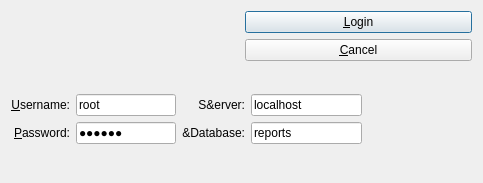
<?xml version="1.0" encoding="UTF-8"?>
<ui version="4.0">
 <class>MuseleLogin</class>
 <widget class="QDialog" name="MuseleLogin">
  <property name="geometry">
   <rect>
    <x>0</x>
    <y>0</y>
    <width>483</width>
    <height>183</height>
   </rect>
  </property>
  <property name="windowTitle">
   <string>Dialog</string>
  </property>
  <layout class="QVBoxLayout" name="verticalLayout_2">
   <item>
    <layout class="QHBoxLayout" name="horizontalLayout">
     <item>
      <widget class="QLabel" name="label">
       <property name="text">
        <string/>
       </property>
       <property name="pixmap">
        <pixmap>:/images/images/openrpt.png</pixmap>
       </property>
      </widget>
     </item>
     <item>
      <layout class="QVBoxLayout" name="verticalLayout">
       <item>
        <widget class="QPushButton" name="_login">
         <property name="text">
          <string>&amp;Login</string>
         </property>
         <property name="autoDefault">
          <bool>true</bool>
         </property>
         <property name="default">
          <bool>true</bool>
         </property>
        </widget>
       </item>
       <item>
        <widget class="QPushButton" name="_close">
         <property name="text">
          <string>&amp;Cancel</string>
         </property>
        </widget>
       </item>
       <item>
        <spacer name="verticalSpacer_2">
         <property name="orientation">
          <enum>Qt::Vertical</enum>
         </property>
         <property name="sizeHint" stdset="0">
          <size>
           <width>20</width>
           <height>40</height>
          </size>
         </property>
        </spacer>
       </item>
      </layout>
     </item>
    </layout>
   </item>
   <item>
    <layout class="QGridLayout" name="gridLayout">
     <item row="0" column="0">
      <widget class="QLabel" name="_usernameLit">
       <property name="text">
        <string>&amp;Username:</string>
       </property>
       <property name="alignment">
        <set>Qt::AlignRight|Qt::AlignTrailing|Qt::AlignVCenter</set>
       </property>
       <property name="buddy">
        <cstring>_username</cstring>
       </property>
      </widget>
     </item>
     <item row="0" column="1">
      <widget class="QLineEdit" name="_username">
       <property name="enabled">
        <bool>true</bool>
       </property>
       <property name="sizePolicy">
        <sizepolicy hsizetype="Expanding" vsizetype="Ignored">
         <horstretch>2</horstretch>
         <verstretch>0</verstretch>
        </sizepolicy>
       </property>
       <property name="maximumSize">
        <size>
         <width>100</width>
         <height>32767</height>
        </size>
       </property>
       <property name="text">
        <string>root</string>
       </property>
      </widget>
     </item>
     <item row="0" column="2">
      <widget class="QLabel" name="_serverLit">
       <property name="text">
        <string>S&amp;erver:</string>
       </property>
       <property name="alignment">
        <set>Qt::AlignRight|Qt::AlignTrailing|Qt::AlignVCenter</set>
       </property>
      </widget>
     </item>
     <item row="0" column="3">
      <widget class="QLineEdit" name="_server">
       <property name="text">
        <string>localhost</string>
       </property>
      </widget>
     </item>
     <item row="1" column="0">
      <widget class="QLabel" name="_passwordLit">
       <property name="text">
        <string>&amp;Password:</string>
       </property>
       <property name="alignment">
        <set>Qt::AlignRight|Qt::AlignTrailing|Qt::AlignVCenter</set>
       </property>
       <property name="buddy">
        <cstring>_password</cstring>
       </property>
      </widget>
     </item>
     <item row="1" column="1">
      <widget class="QLineEdit" name="_password">
       <property name="sizePolicy">
        <sizepolicy hsizetype="Expanding" vsizetype="Ignored">
         <horstretch>2</horstretch>
         <verstretch>0</verstretch>
        </sizepolicy>
       </property>
       <property name="maximumSize">
        <size>
         <width>100</width>
         <height>32767</height>
        </size>
       </property>
       <property name="text">
        <string>pledge</string>
       </property>
       <property name="echoMode">
        <enum>QLineEdit::Password</enum>
       </property>
      </widget>
     </item>
     <item row="1" column="2">
      <widget class="QLabel" name="_databaseLit">
       <property name="text">
        <string>&amp;Database:</string>
       </property>
       <property name="alignment">
        <set>Qt::AlignRight|Qt::AlignTrailing|Qt::AlignVCenter</set>
       </property>
      </widget>
     </item>
     <item row="1" column="3">
      <widget class="QLineEdit" name="_database">
       <property name="text">
        <string>reports</string>
       </property>
      </widget>
     </item>
     <item row="0" column="4">
      <spacer name="horizontalSpacer">
       <property name="orientation">
        <enum>Qt::Horizontal</enum>
       </property>
       <property name="sizeHint" stdset="0">
        <size>
         <width>40</width>
         <height>20</height>
        </size>
       </property>
      </spacer>
     </item>
    </layout>
   </item>
   <item>
    <spacer name="verticalSpacer">
     <property name="orientation">
      <enum>Qt::Vertical</enum>
     </property>
     <property name="sizeHint" stdset="0">
      <size>
       <width>20</width>
       <height>40</height>
      </size>
     </property>
    </spacer>
   </item>
  </layout>
 </widget>
 <resources/>
 <connections/>
</ui>
